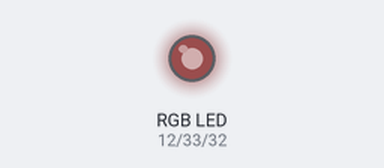
The program below on a simulated Raspberry Pi (header pin numbers). Shown: an RGB LED mixed from three pins (HIGH = lit). Dim RGB values are drawn brighter than linear; threads take turns every 2 ms; what the program prints to the terminal is not drawn.

Above: at 0.05 s.
At 0.5 s:
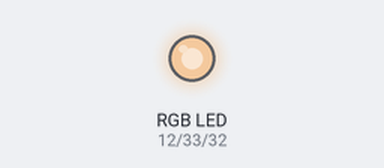
At 0.7 s:
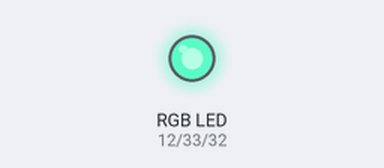
At 0.95 s:
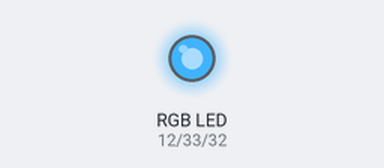
At 1.4 s:
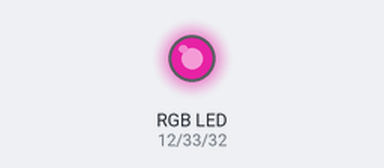
At 1.85 s:
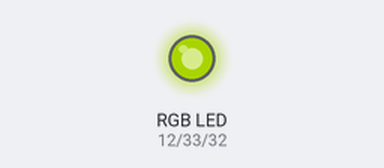
Timing chart, 0 to 4.3 s (numbered marks = the images above):
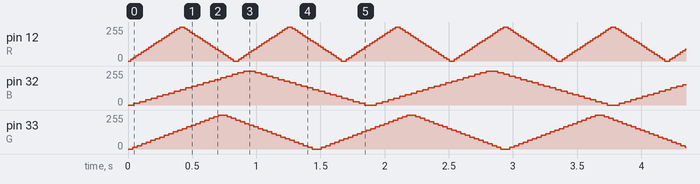

The program:

rgb_led2.py
```python
import RPi.GPIO as GPIO
import threading
import time
import random

R = 12
G = 33
B = 32

PINS = [R,G,B]


def initialize_gpio():
    GPIO.setmode(GPIO.BOARD)
    GPIO.setup(PINS, GPIO.OUT, initial=GPIO.LOW)


def color_test(channel, frequency, speed, step):
    p = GPIO.PWM(channel, frequency)
    p.start(0)
    while True:
        for dutyCycle in range(0, 101, step):
            p.ChangeDutyCycle(dutyCycle)
            time.sleep(speed)
        for dutyCycle in range(100, -1, -step):
            p.ChangeDutyCycle(dutyCycle)
            time.sleep(speed)


def color_test_thread():
    threads = []
    threads.append(threading.Thread(target=color_test, args=(R, 300, 0.02, 5)))
    threads.append(threading.Thread(target=color_test, args=(G, 300, 0.035, 5)))
    threads.append(threading.Thread(target=color_test, args=(B, 300, 0.045, 5)))
    for t in threads:
        t.daemon = True
        t.start()
    for t in threads:
        t.join()


def main():
    try:
        initialize_gpio()
        print("\nPress ^C (control-C) to exit the program.\n")
        color_test_thread()
    except KeyboardInterrupt:
        pass
    finally:
        GPIO.cleanup()


if __name__ == '__main__':
    main()
```
